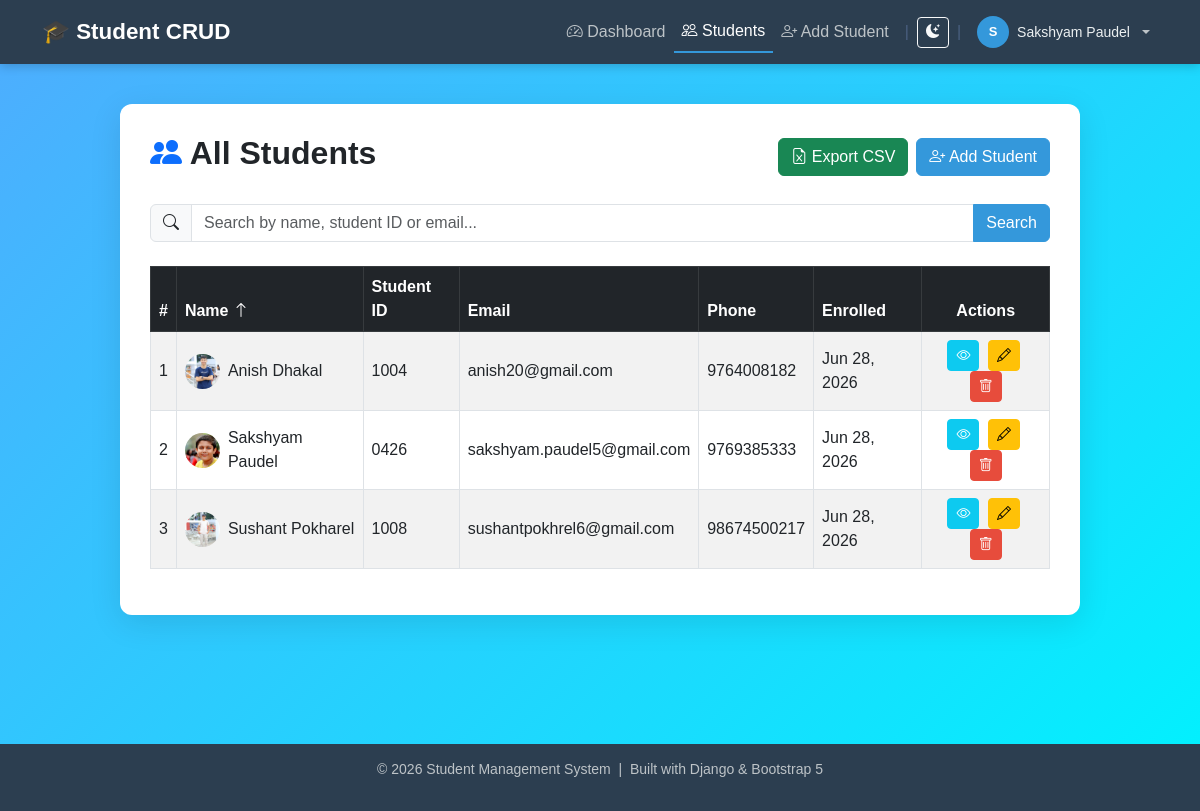
Page /students/ (signed in) on the committed database.
### firstapp/models.py (models this page shows, shortened)
class Student(models.Model):
    name = models.CharField(max_length=100)
    student_id = models.CharField(max_length=20, unique=True)
    email = models.EmailField()
    phone = models.CharField(max_length=15, blank=True)
    address = models.TextField(blank=True)
    date_of_birth = models.DateField(null=True, blank=True)
    gender_choices = [
        ('M', 'Male'),
        ('F', 'Female'),
        ('O', 'Other'),
    ]
    gender = models.CharField(max_length=1, choices=gender_choices, blank=True)
    photo = models.ImageField(upload_to='student_photos/', blank=True, null=True)  # ← added
    enrolled_data = models.DateTimeField(auto_now_add=True)

### firstapp/views.py (the view)
# urls.py: path('students/', views.student_list, name='student_list'),
@login_required(login_url='login')
def student_list(request):
    query = request.GET.get('q', '')
    sort = request.GET.get('sort', 'name')
    order = request.GET.get('order', 'asc')
    if sort not in ALLOWED_SORT_FIELDS:
        sort = 'name'
    if query:
        students = Student.objects.filter(
            name__icontains=query
        ) | Student.objects.filter(
            student_id__icontains=query
        ) | Student.objects.filter(
            email__icontains=query
        )
    else:
        students = Student.objects.all()
    if order == 'desc':
        students = students.order_by(f'-{sort}')
    else:
        students = students.order_by(sort)
    paginator = Paginator(students, 5)
    page_number = request.GET.get('page')
    page_obj = paginator.get_page(page_number)
    return render(request, 'firstapp/student_list.html', {
        'students': page_obj,
        'query': query,
        'page_obj': page_obj,
        'sort': sort,
        'order': order,
    })

### templates/firstapp/student_list.html (shortened to what this page needs)
{% extends 'firstapp/Base.html' %}
{% block content %}
<div class="d-flex justify-content-between align-items-center mb-4">
    <h2 class="fw-bold text-dark">
        <i class="bi bi-people-fill text-primary"></i> All Students
    </h2>
    <div class="d-flex gap-2">
        <a href="{% url 'export_csv' %}" class="btn btn-success">
            <i class="bi bi-file-earmark-excel"></i> Export CSV
        </a>
        {% if request.user.is_staff %}
        <a href="{% url 'student_add' %}" class="btn btn-primary">
            <i class="bi bi-person-plus"></i> Add Student
        </a>
        {% endif %}
    </div>
</div>
<form method="GET" class="mb-4">
    <div class="input-group">
        <span class="input-group-text"><i class="bi bi-search"></i></span>
        <input type="text" name="q" class="form-control"
               placeholder="Search by name, student ID or email..."
               value="{{ query }}">
        <button type="submit" class="btn btn-primary">Search</button>
    </div>
</form>
{% if students %}
<div class="table-responsive">
    <table class="table table-striped table-hover table-bordered align-middle">
        <thead class="table-dark">
            <tr>
                <th>#</th>
                <th>
                    <a href="?sort=name&order={% if sort == 'name' and order == 'asc' %}desc{% else %}asc{% endif %}{% if query %}&q={{ query }}{% endif %}"
                       class="text-white text-decoration-none">
                        Name
                        {% if sort == 'name' %}
                            <i class="bi bi-arrow-{% if order == 'asc' %}up{% else %}down{% endif %}"></i>
                        {% endif %}
                    </a>
                </th>
                <th>
                    <a href="?sort=student_id&order={% if sort == 'student_id' and order == 'asc' %}desc{% else %}asc{% endif %}{% if query %}&q={{ query }}{% endif %}"
                       class="text-white text-decoration-none">
                        Student ID
                    </a>
                </th>
                <th>
                    <a href="?sort=email&order={% if sort == 'email' and order == 'asc' %}desc{% else %}asc{% endif %}{% if query %}&q={{ query }}{% endif %}"
                       class="text-white text-decoration-none">
                        Email
                    </a>
                </th>
                <th>Phone</th>
                <th>
                    <a href="?sort=enrolled_data&order={% if sort == 'enrolled_data' and order == 'asc' %}desc{% else %}asc{% endif %}{% if query %}&q={{ query }}{% endif %}"
                       class="text-white text-decoration-none">
                        Enrolled
                    </a>
                </th>
                <th class="text-center">Actions</th>
            </tr>
        </thead>
        <tbody>
            {% for student in students %}
            <tr>
                <td>{{ forloop.counter }}</td>
                <td>
                    <div class="d-flex align-items-center gap-2">
                        {% if student.photo %}
                            <img src="{{ student.photo.url }}"
                                 style="width:35px; height:35px; border-radius:50%; object-fit:cover; flex-shrink:0;">
                        {% else %}
                            <div class="rounded-circle bg-primary d-flex align-items-center justify-content-center text-white"
                                 style="width:35px; height:35px; font-size:14px; flex-shrink:0;">
                                {{ student.name|first|upper }}
                            </div>
                        {% endif %}
                        {{ student.name }}
                    </div>
                </td>
                <td>{{ student.student_id }}</td>
                <td>{{ student.email }}</td>
                <td>{{ student.phone|default:"—" }}</td>
                <td>{{ student.enrolled_data|date:"M d, Y" }}</td>
                <td class="text-center">
                    <a href="{% url 'student_detail' student.id %}" class="btn btn-sm btn-info text-white me-1">
                        <i class="bi bi-eye"></i>
                    </a>
                    {% if request.user.is_staff %}
                    <a href="{% url 'student_edit' student.id %}" class="btn btn-sm btn-warning me-1">
                        <i class="bi bi-pencil"></i>
                    </a>
                    <a href="{% url 'student_delete' student.id %}" class="btn btn-sm btn-danger">
                        <i class="bi bi-trash"></i>
                    </a>
                    {% endif %}
                </td>
            </tr>
            {% endfor %}
        </tbody>
    </table>
</div>
{% endif %}
{% endblock %}

### templates/firstapp/Base.html (shortened to what this page needs)
<!DOCTYPE html>
<html lang="en" data-bs-theme="light">
<head>
    <link href="https://cdn.jsdelivr.net/npm/bootstrap@5.3.0/dist/css/bootstrap.min.css" rel="stylesheet">
    <link href="https://cdn.jsdelivr.net/npm/bootstrap-icons@1.10.5/font/bootstrap-icons.css" rel="stylesheet">
</head>
<body>
    <nav class="navbar navbar-expand-lg">
        <div class="container">
            <a class="navbar-brand" href="{% url 'dashboard' %}">
                🎓 Student CRUD
            </a>
            <div class="collapse navbar-collapse" id="navbarNav">
                <ul class="navbar-nav ms-auto align-items-center">
                    <li class="nav-item">
                        <a class="nav-link {% if request.resolver_match.url_name == 'dashboard' %}active{% endif %}"
                           href="{% url 'dashboard' %}">
                            <i class="bi bi-speedometer2"></i> Dashboard
                        </a>
                    </li>
                    <li class="nav-item">
                        <a class="nav-link {% if request.resolver_match.url_name == 'student_list' %}active{% endif %}"
                           href="{% url 'student_list' %}">
                            <i class="bi bi-people"></i> Students
                        </a>
                    </li>
                    {% if request.user.is_staff %}
                    <li class="nav-item">
                        <a class="nav-link {% if request.resolver_match.url_name == 'student_add' %}active{% endif %}"
                           href="{% url 'student_add' %}">
                            <i class="bi bi-person-plus"></i> Add Student
                        </a>
                    </li>
                    {% endif %}
                    <li class="nav-item">
                        <span style="color:#4a6080; margin: 0 8px;">|</span>
                    </li>
                    <li class="nav-item">
                        <button id="themeToggle" class="btn btn-sm btn-outline-light" type="button" title="Toggle dark mode">
                            <i class="bi bi-moon-stars-fill" id="themeIcon"></i>
                        </button>
                    </li>
                    <li class="nav-item">
                        <span style="color:#4a6080; margin: 0 8px;">|</span>
                    </li>
                    {% if request.user.is_authenticated %}
                    <li class="nav-item dropdown">
                        <a class="nav-link dropdown-toggle d-flex align-items-center gap-2"
                           href="#" role="button" data-bs-toggle="dropdown">
                            <div style="width:32px; height:32px; border-radius:50%; background:#3498db;
                                        display:flex; align-items:center; justify-content:center;
                                        font-size:13px; font-weight:600; color:#fff; flex-shrink:0;">
                                {{ request.user.username|first|upper }}
                            </div>
                            <span style="color:#ecf0f1; font-size:14px;">
                                {{ request.user.username }}
                            </span>
                        </a>
                    </li>
                    {% endif %}
                </ul>
            </div>
        </div>
    </nav>
    <div class="main-content">
        <div class="container-card">
            {% block content %}
            {% endblock %}
        </div>
    </div>
    <footer>
        <p>© 2026 Student Management System &nbsp;|&nbsp; Built with Django & Bootstrap 5</p>
    </footer>
</body>
</html>

### templates/firstapp/Base.html (style rules this page uses)
* { margin: 0; padding: 0; box-sizing: border-box; }
body { font-family: Arial, Helvetica, sans-serif; background: linear-gradient(135deg, #4facfe, #00f2fe); min-height: 100vh; }
.navbar { background-color: #2c3e50 !important; box-shadow: 0 2px 10px rgba(0,0,0,0.2); }
.navbar-brand { font-size: 1.4rem; font-weight: bold; color: #fff !important; }
.nav-link { color: #bdc3c7 !important; transition: color 0.2s; }
.nav-link.active { color: #fff !important; border-bottom: 2px solid #3498db; }
.main-content { padding: 40px 20px; min-height: calc(100vh - 120px); }
.container-card { background: #fff; border-radius: 12px; padding: 30px; box-shadow: 0 8px 32px rgba(0,0,0,0.1); max-width: 960px; margin: 0 auto; }
footer { background-color: #2c3e50; color: #bdc3c7; text-align: center; padding: 15px; font-size: 14px; }
.btn-primary { background-color: #3498db; border-color: #3498db; }
.btn-danger { background-color: #e74c3c; border-color: #e74c3c; }
.form-control { border-radius: 0 6px 6px 0; }

### rows in the picture
Student: photo (picture), name "Anish Dhakal", student_id "1004", email "anish20@gmail.com", phone "9764008182", enrolled_data "Jun 28, 2026"
Student: photo (picture), name "Sakshyam Paudel", student_id "0426", email "sakshyam.paudel5@gmail.com", phone "9769385333", enrolled_data "Jun 28, 2026"
Student: photo (picture), name "Sushant Pokharel", student_id "1008", email "sushantpokhrel6@gmail.com", phone "98674500217", enrolled_data "Jun 28, 2026"

### other values in the picture
{{ request.user.username|first|upper }} "S"
{{ request.user.username }} "Sakshyam Paudel"
